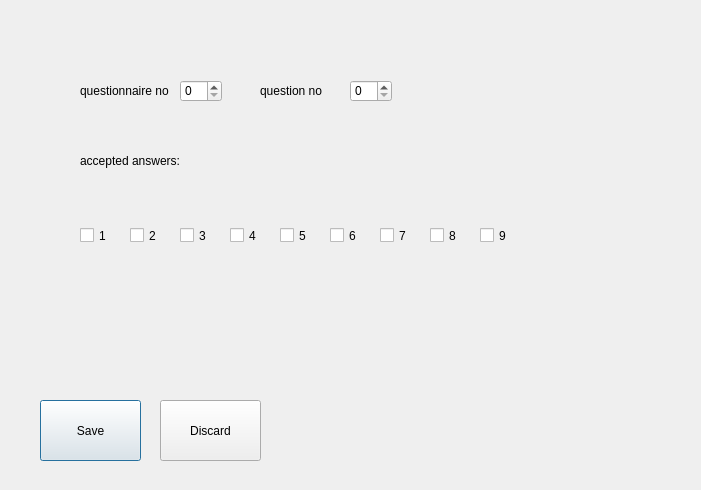
<?xml version="1.0" encoding="UTF-8"?>
<ui version="4.0">
 <class>Dialog</class>
 <widget class="QDialog" name="Dialog">
  <property name="geometry">
   <rect>
    <x>0</x>
    <y>0</y>
    <width>701</width>
    <height>490</height>
   </rect>
  </property>
  <property name="windowTitle">
   <string>Dialog</string>
  </property>
  <widget class="QLabel" name="label">
   <property name="geometry">
    <rect>
     <x>260</x>
     <y>80</y>
     <width>101</width>
     <height>21</height>
    </rect>
   </property>
   <property name="text">
    <string>question no</string>
   </property>
  </widget>
  <widget class="QSpinBox" name="questionnaire_answerNumber">
   <property name="geometry">
    <rect>
     <x>350</x>
     <y>80</y>
     <width>42</width>
     <height>22</height>
    </rect>
   </property>
  </widget>
  <widget class="QPushButton" name="questionnaire_save">
   <property name="geometry">
    <rect>
     <x>40</x>
     <y>400</y>
     <width>101</width>
     <height>61</height>
    </rect>
   </property>
   <property name="text">
    <string>Save</string>
   </property>
  </widget>
  <widget class="QPushButton" name="questionnaire_discard">
   <property name="geometry">
    <rect>
     <x>160</x>
     <y>400</y>
     <width>101</width>
     <height>61</height>
    </rect>
   </property>
   <property name="text">
    <string>Discard</string>
   </property>
  </widget>
  <widget class="QLabel" name="label_2">
   <property name="geometry">
    <rect>
     <x>80</x>
     <y>80</y>
     <width>101</width>
     <height>21</height>
    </rect>
   </property>
   <property name="text">
    <string>questionnaire no</string>
   </property>
  </widget>
  <widget class="QSpinBox" name="questionnaire_questtionaire_number">
   <property name="geometry">
    <rect>
     <x>180</x>
     <y>80</y>
     <width>42</width>
     <height>22</height>
    </rect>
   </property>
  </widget>
  <widget class="QLabel" name="label_3">
   <property name="geometry">
    <rect>
     <x>80</x>
     <y>140</y>
     <width>121</width>
     <height>41</height>
    </rect>
   </property>
   <property name="text">
    <string>accepted answers:</string>
   </property>
  </widget>
  <widget class="QCheckBox" name="check_ans_1">
   <property name="geometry">
    <rect>
     <x>80</x>
     <y>220</y>
     <width>41</width>
     <height>31</height>
    </rect>
   </property>
   <property name="text">
    <string>1</string>
   </property>
  </widget>
  <widget class="QCheckBox" name="check_ans_2">
   <property name="geometry">
    <rect>
     <x>130</x>
     <y>220</y>
     <width>41</width>
     <height>31</height>
    </rect>
   </property>
   <property name="text">
    <string>2</string>
   </property>
  </widget>
  <widget class="QCheckBox" name="check_ans_3">
   <property name="geometry">
    <rect>
     <x>180</x>
     <y>220</y>
     <width>41</width>
     <height>31</height>
    </rect>
   </property>
   <property name="text">
    <string>3</string>
   </property>
  </widget>
  <widget class="QCheckBox" name="check_ans_4">
   <property name="geometry">
    <rect>
     <x>230</x>
     <y>220</y>
     <width>41</width>
     <height>31</height>
    </rect>
   </property>
   <property name="text">
    <string>4</string>
   </property>
  </widget>
  <widget class="QCheckBox" name="check_ans_7">
   <property name="geometry">
    <rect>
     <x>380</x>
     <y>220</y>
     <width>41</width>
     <height>31</height>
    </rect>
   </property>
   <property name="text">
    <string>7</string>
   </property>
  </widget>
  <widget class="QCheckBox" name="check_ans_8">
   <property name="geometry">
    <rect>
     <x>430</x>
     <y>220</y>
     <width>41</width>
     <height>31</height>
    </rect>
   </property>
   <property name="text">
    <string>8</string>
   </property>
  </widget>
  <widget class="QCheckBox" name="check_ans_6">
   <property name="geometry">
    <rect>
     <x>330</x>
     <y>220</y>
     <width>41</width>
     <height>31</height>
    </rect>
   </property>
   <property name="text">
    <string>6</string>
   </property>
  </widget>
  <widget class="QCheckBox" name="check_ans_5">
   <property name="geometry">
    <rect>
     <x>280</x>
     <y>220</y>
     <width>41</width>
     <height>31</height>
    </rect>
   </property>
   <property name="text">
    <string>5</string>
   </property>
  </widget>
  <widget class="QCheckBox" name="check_ans_9">
   <property name="geometry">
    <rect>
     <x>480</x>
     <y>220</y>
     <width>41</width>
     <height>31</height>
    </rect>
   </property>
   <property name="text">
    <string>9</string>
   </property>
  </widget>
 </widget>
 <resources/>
 <connections/>
</ui>
